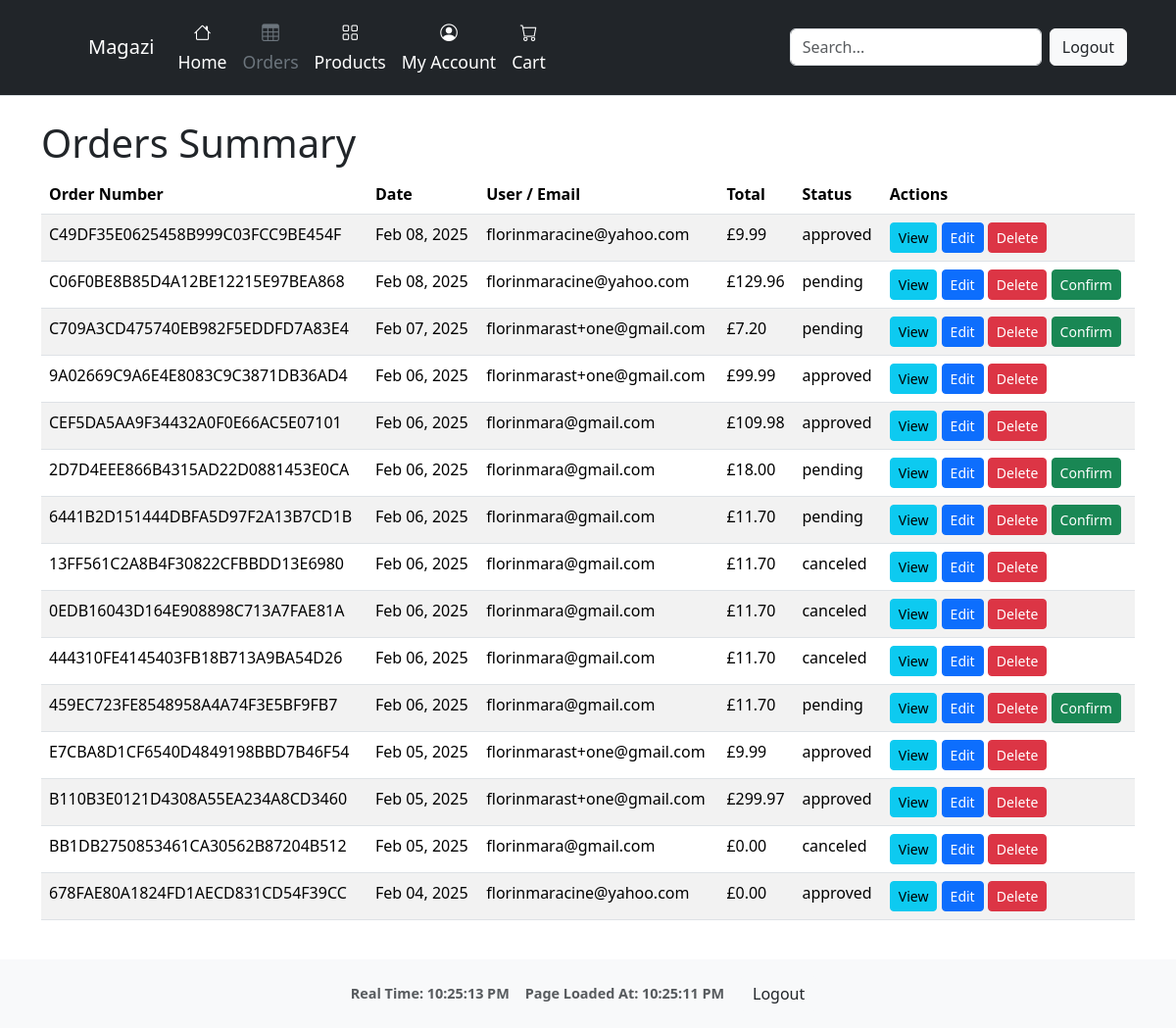
The app's page /orders/summary/ (signed in), older data.
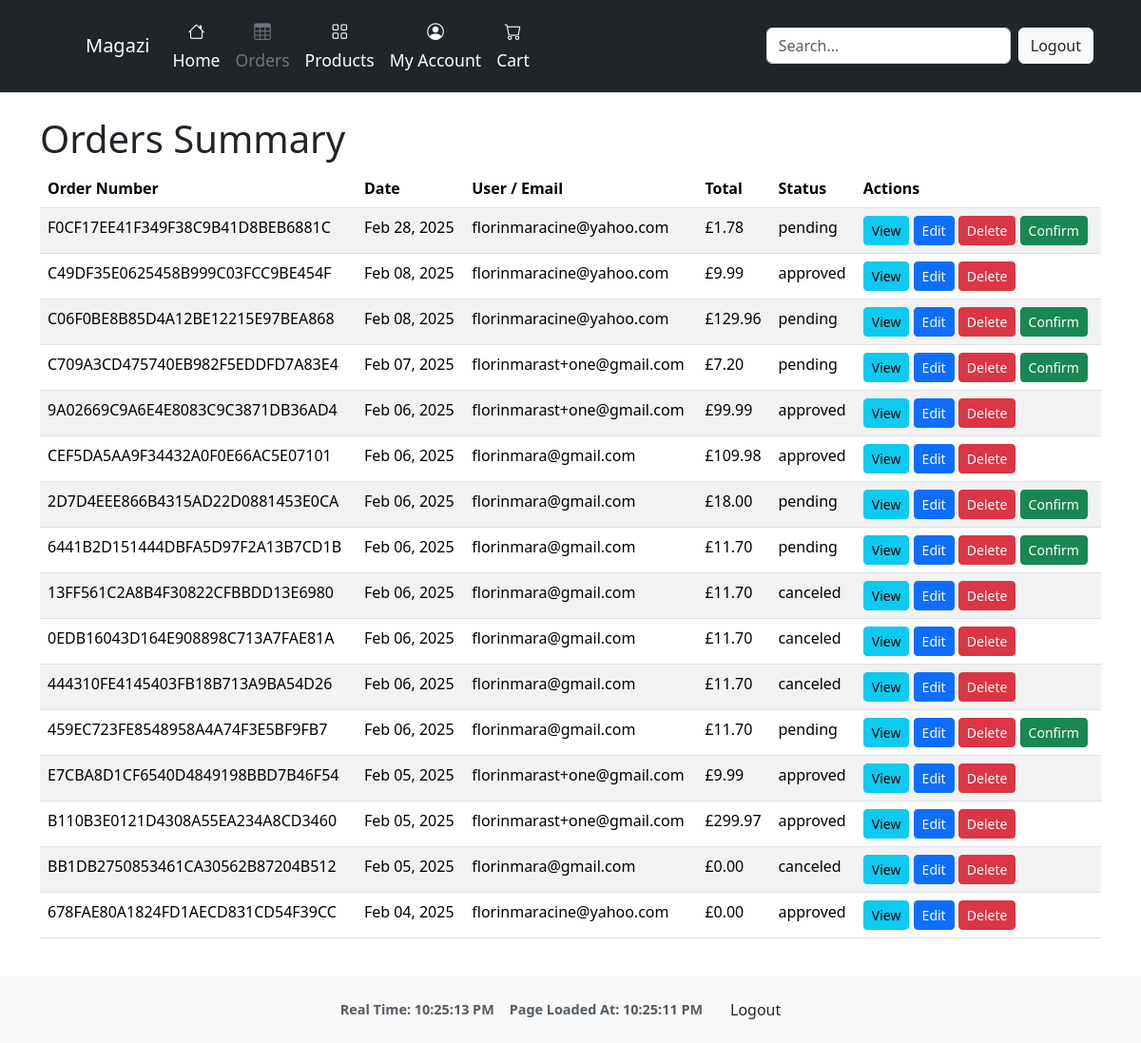
The same page, newer data.
### orders/models.py (models this page shows, shortened)
class Order(models.Model):
    order_number = models.CharField(max_length=32, null=False, editable=False)
    user = models.ForeignKey(settings.AUTH_USER_MODEL, on_delete=models.SET_NULL, null=True, blank=True)
    full_name = models.CharField(max_length=50, null=False, blank=False)
    email = models.EmailField(max_length=254, null=False, blank=False)
    phone_number = models.CharField(max_length=20, null=False, blank=False)
    country = CountryField(blank_label='Country *', null=False, blank=False)
    postcode = models.CharField(max_length=20, null=True, blank=True)
    town_or_city = models.CharField(max_length=40, null=False, blank=False)
    street_address1 = models.CharField(max_length=80, null=False, blank=False)
    street_address2 = models.CharField(max_length=80, null=True, blank=True)
    county = models.CharField(max_length=80, null=True, blank=True)
    date = models.DateTimeField(auto_now_add=True)
    delivery_cost = models.DecimalField(max_digits=6, decimal_places=2, null=False, default=0)
    order_total = models.DecimalField(max_digits=10, decimal_places=2, null=False, default=0)
    grand_total = models.DecimalField(max_digits=10, decimal_places=2, null=False, default=0)
    stripe_pid = models.CharField(max_length=254, null=False, blank=False, default='')
    status = models.CharField(max_length=20, default='pending')  # e.g. pending, delivered, canceled
    comments = models.TextField(blank=True)

### orders/views.py (the view)
# urls.py: path('summary/', views.orders_summary, name='orders_summary'),
@login_required
def orders_summary(request):
    user = request.user
    if user.is_staff or user.groups.filter(name="seller").exists():
        orders = Order.objects.all().order_by('-date')
        role = 'admin_or_seller'
    else:
        orders = Order.objects.filter(user=user).order_by('-date')
        role = 'client'
    context = {
        'orders': orders,
        'role': role,
    }
    return render(request, 'orders/orders_summary.html', context)

### cart/context.py (called while the page is built, shortened)
def cart_summary(request):
    cart = request.session.get('cart', {})
    cart_items = []
    total = 0
    return {'cart_total': total, 'cart_items': cart_items}

### orders/templates/orders/orders_summary.html
{% extends "base.html" %}
{% load static %}
{% block content %}
<div class="container my-4">
  <h1>Orders Summary</h1>
  {% if orders %}
    <table class="table table-striped">
      <thead>
        <tr>
          <th>Order Number</th>
          <th>Date</th>
          <th>User / Email</th>
          <th>Total</th>
          <th>Status</th>
          <th>Actions</th>
        </tr>
      </thead>
      <tbody>
        {% for order in orders %}
        <tr>
          <td>{{ order.order_number }}</td>
          <td>{{ order.date|date:"M d, Y" }}</td>
          <td>
            {% if order.user %}
              {{ order.user.email }}
            {% else %}
              {{ order.email }}
            {% endif %}
          </td>
          <td>£{{ order.grand_total }}</td>
          <td>{{ order.status }}</td>
          <td>
            <a href="{% url 'orders:order_detail' order.order_number %}" class="btn btn-sm btn-info">View</a>
            {% if role == 'admin_or_seller' %}
              <a href="{% url 'orders:order_edit' order.order_number %}" class="btn btn-sm btn-primary">Edit</a>
              <a href="{% url 'orders:order_delete' order.order_number %}" class="btn btn-sm btn-danger">Delete</a>
              {% if order.status == "pending" %}
                <a href="{% url 'orders:confirm_order' order.order_number %}" class="btn btn-sm btn-success">Confirm</a>
              {% endif %}
            {% elif role == 'client' %}
              {% if order.status == "pending" %}
                <a href="{% url 'orders:cancel_order' order.order_number %}" class="btn btn-sm btn-warning">Cancel</a>
                <a href="{% url 'orders:order_alter' order.order_number %}" class="btn btn-sm btn-secondary">Alter</a>
              {% endif %}
            {% endif %}
          </td>
        </tr>
        {% endfor %}
      </tbody>
    </table>
  {% else %}
    <p>No orders found.</p>
  {% endif %}
</div>
{% endblock %}

Row changes from the older to the newer data that the page shows:
added Order: order_number "F0CF17EE41F349F38C9B41D8BEB6881C", date "Feb 28, 2025", user.email "florinmaracine@yahoo.com", grand_total "1.78", status "pending", shows "Confirm"
